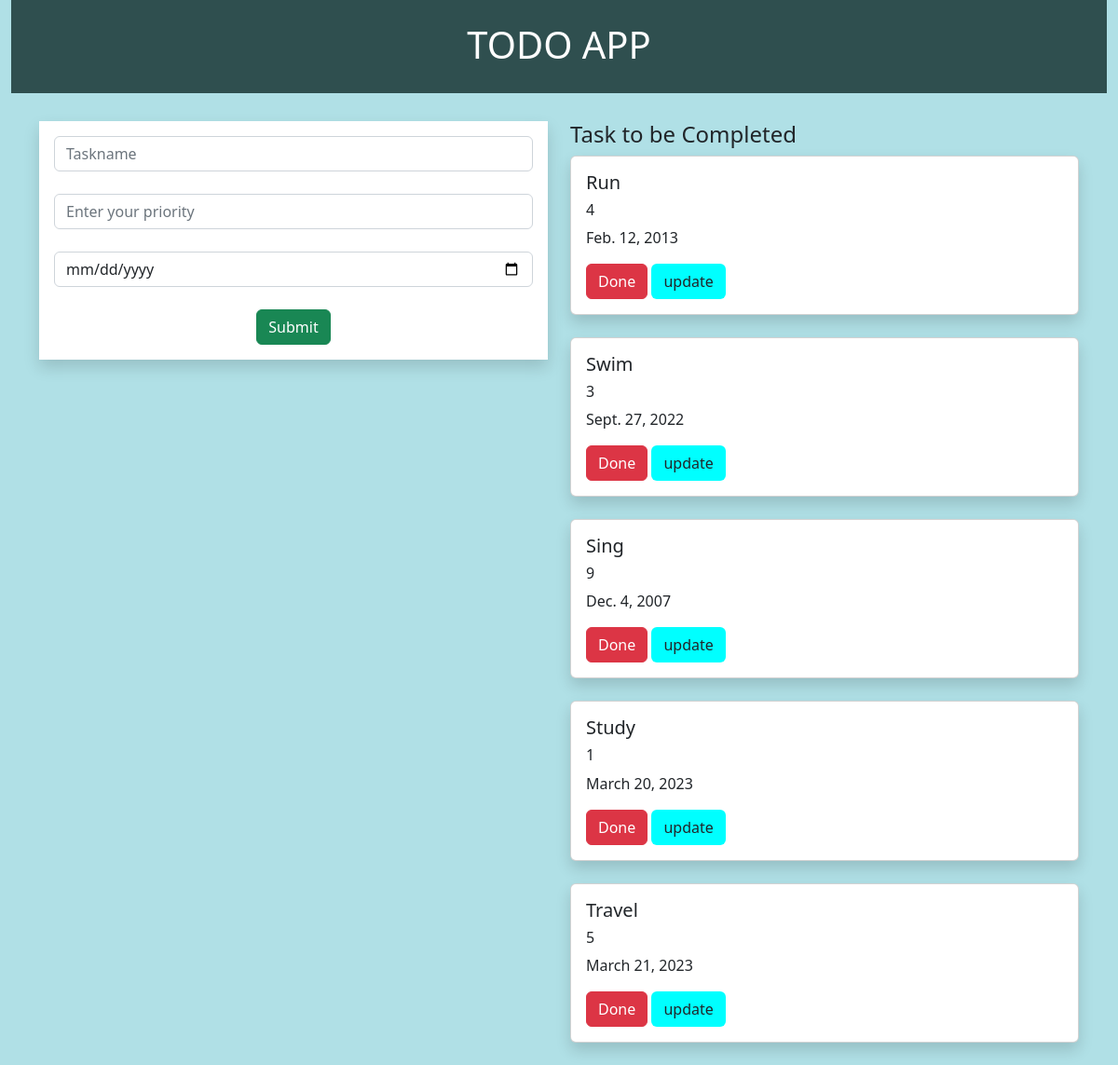
The page / on the database its author committed.
### todoapp/models.py (models this page shows, shortened)
class Task(models.Model):
    name=models.CharField(max_length=250)
    priority=models.IntegerField()
    date=models.DateField()

### todoapp/views.py (the view)
# urls.py: path('',views.add,name='add'),
def add(request):
    task1 = Task.objects.all()
    if request.method=='POST':
        name=request.POST.get('task','')
        priority=request.POST.get('priority','')
        date=request.POST.get('date','')
        task=Task(name=name, priority=priority, date=date)
        task.save()
    return render(request,'home.html',{'task1':task1})

### templates/home.html (shortened to what this page needs)
{% extends 'base.html' %}
{% block content %}
<div class="container-fluid">
    <div class="row">
        <div class="col-md-12">
            <div class="banner">
                <div class="banner-text">
                    <br>
                    <h1 style="color:white;">TODO APP</h1>
                </div>
            </div>
        </div>
    </div>
</div>
<div class="container">
    <div class="row">
        <div class="col-md-6">
        <form method="POST" class="p-3 shadow" style="background-color:white;">
            <div class="form-group">
                <input type="text" class="form-control" name="task" placeholder="Taskname">
            </div> <br>
            <div class="form-group">
                <input type="text" class="form-control" name="priority" placeholder="Enter your priority">
            </div> <br>
            <div class="form-group">
                <input type="date" class="form-control" name="date" placeholder="Enter the date">
            </div> <br>
            <div class="text-center">
            <input type="submit" class="btn btn-success"> <br>
            </div>
        </form>
        </div>
        <div class="col-md-6">
            <h4>Task to be Completed</h4>
            {% for i in task1 %}
            <div class="shadow card">
                <div class="card-body">
                    <h5 class="card-title">{{i.name}}</h5>
                    <h6>{{i.priority}}</h6>
                    <p>{{i.date}}</p>
                    <a class="btn btn-danger" href="{% url 'delete' i.id %}">Done</a>
                    <a class="btn" href="{% url 'update' i.id %}" style="background-color:aqua;">update</a>
                </div>
            </div>
            <br>
            {% endfor %}
        </div>
    </div>
</div>
{% endblock %}

### templates/base.html (shortened to what this page needs)
{% load static %}
<!DOCTYPE html>
<html lang="en">
<head>
    <link rel="stylesheet" href="https://cdn.jsdelivr.net/npm/bootstrap@5.2.3/dist/css/bootstrap.min.css">
    <link rel="stylesheet" href="{% static 'style.css' %}">
</head>
<body style="background-color:powderblue;">
{% block content %}
{% endblock %}
</body>
</html>

### static/style.css (style rules this page uses)
.banner { background-color: darkslategrey; width:100%; height:100px; margin-bottom:30px; }
.banner-text { text-align:center; }

### rows shown on the page
Task: name "Run", priority "4", date "Feb. 12, 2013"
Task: name "Swim", priority "3", date "Sept. 27, 2022"
Task: name "Sing", priority "9", date "Dec. 4, 2007"
Task: name "Study", priority "1", date "March 20, 2023"
Task: name "Travel", priority "5", date "March 21, 2023"
